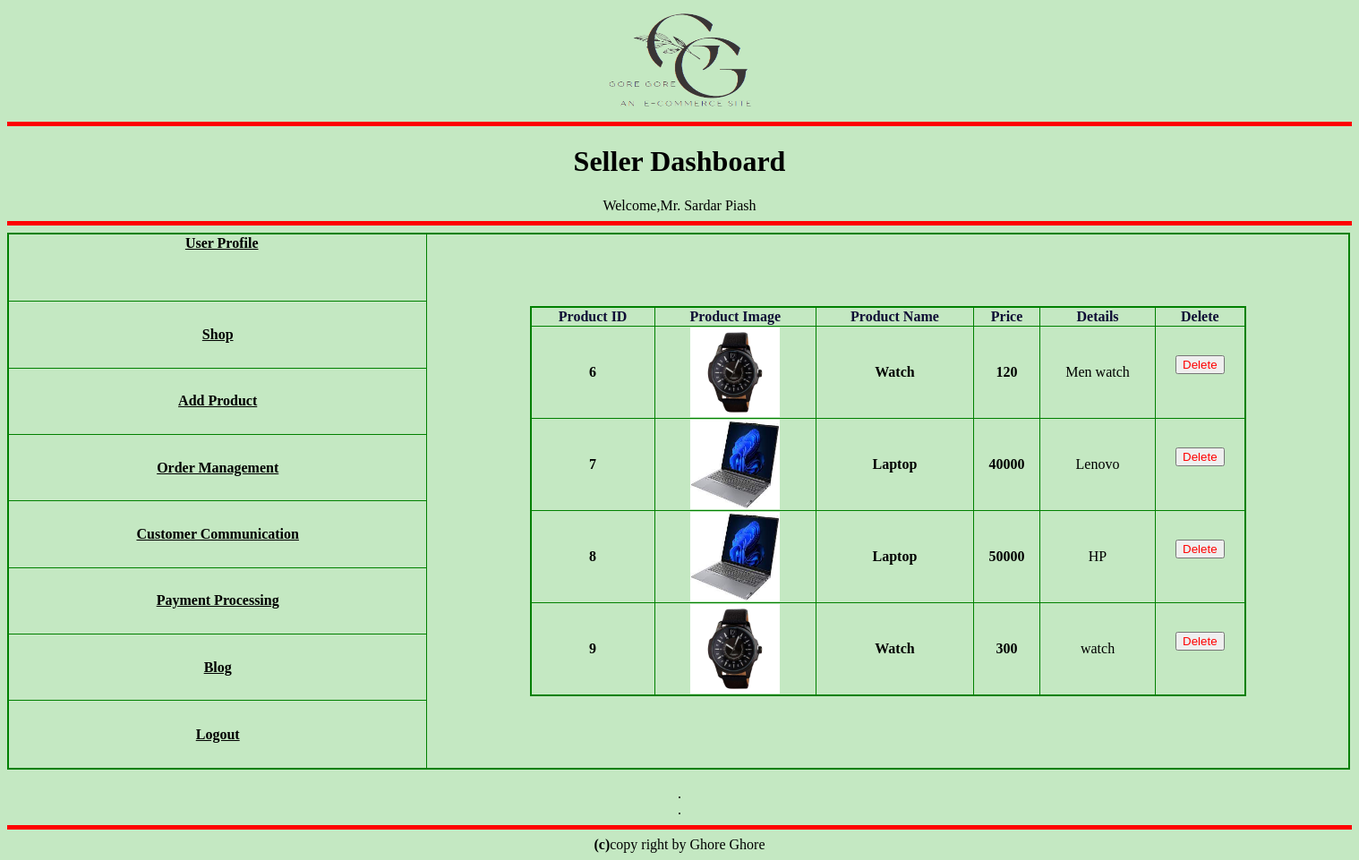
The app's page /project_Mid/shop.php (signed in) with its own data.
### tables this page shows
CREATE TABLE `newproduct` (
  `name` varchar(300) NOT NULL,
  `price` int(11) NOT NULL,
  `details` text NOT NULL,
  `photo_id` varchar(300) NOT NULL,
  `username` varchar(200) NOT NULL,
  `id` int(11) NOT NULL
);

### project_Mid/shop.php (the view, shortened to what this page needs)
<?php
include 'header.php';
?>
<!DOCTYPE html>
<html lang="en">
<head>
</head>
<body align="center">
  <h1>Seller Dashboard</h1>
  <?php echo "Welcome,Mr. ".$_SESSION['username']; ?>
  <hr color="red" size="5">
    <table class="tabl" border=1>
        <tr>
            <th class="side_panel"><a href="sellerdashboard.php">User Profile</a></th>
            <td rowspan='8'>
            <?php
            $user=$_SESSION['username'];
            $servername = "localhost";
            $uname = "root";
            $pass = "";
            $dbname = "project";
            $con = mysqli_connect($servername, $uname, $pass, $dbname);
            $sql = "SELECT * FROM newproduct WHERE username='$user'";
            $result = mysqli_query($con, $sql);
            ?><table border=1 align="center" class="tablt">
            <tr style='color:0F0D35'>
                <th>Product ID</th>
                <th>Product Image</th>
                <th>Product Name</th>
                <th>Price</th>
                <th>Details</th>
                <th>Delete</th>
            </tr>
            <?php
                while ($row = mysqli_fetch_assoc($result)) {
                    echo "<tr>";
                    echo "<td class='mid'><b>" . $row['id'] . "</b></td>";
                    echo "<td class='mid'><img src='uploads/" . $row['photo_id'] . "' width='100' height='100'></td>";
                    echo "<td class='mid'><b>" . $row['name'] . "</b></td>";
                    echo "<td class='mid'><b>" . $row['price'] . "</b></td>";
                    echo "<td class='mid'>" . $row['details'] . "</td>";
                    echo "<td class='mid'>"; ?>
                    <form method="post" action="delete_product.php" novalidate>
                    <input type='submit' value='Delete' style='color:red'>
                    </form>
                    <?php
                        echo "</td>";
                        echo "</tr>";
                }
            ?>
        </table>
            </td>
        </tr>
        <tr>
            <th><a href="shop.php">Shop</a></th>
        </tr>
        <tr>
            <th><a href="add_product.php">Add Product</a></th>
        </tr>
        <tr>
            <th><a href="order_management.php">Order Management</a></th>
        </tr>
        <tr>
            <th><a href="customer_communication.php">Customer Communication</a></th>
        </tr>
        <tr>
            <th><a href="payment_processing.php">Payment Processing</a></th>
        </tr>
        <tr>
            <th><a href="blog.php">Blog</a></th>
        </tr>
        <tr><th><a href="logout.php">Logout</a></th></tr>
    </table>
    <?php include 'footer.php'; ?>
</body>
</html>

### project_Mid/shop.php (style rules this page uses)
.mid { text-align:center; }
.tablt { width: 800px; height: 250px; border-collapse: collapse; border: 2.5px solid green; text-align:center; }
.tabl { border-collapse: collapse; border: 2.5px solid green; width: 1500px; height: 600px; }
a { color:black; }

### project_Mid/sellercss.php (style rules this page uses)
body { background-color:#C4E8C2; }
h1 { align:center; }
.side_panel { padding-left: 10px; width: 30vw; vertical-align: text-top; }

### records on screen
newproduct: id "6", photo (picture), name "Watch", price "120", details "Men watch"
newproduct: id "7", photo (picture), name "Laptop", price "40000", details "Lenovo"
newproduct: id "8", photo (picture), name "Laptop", price "50000", details "HP"
newproduct: id "9", photo (picture), name "Watch", price "300", details "watch"

### other values on screen
$_SESSION['username'] "Sardar Piash"
